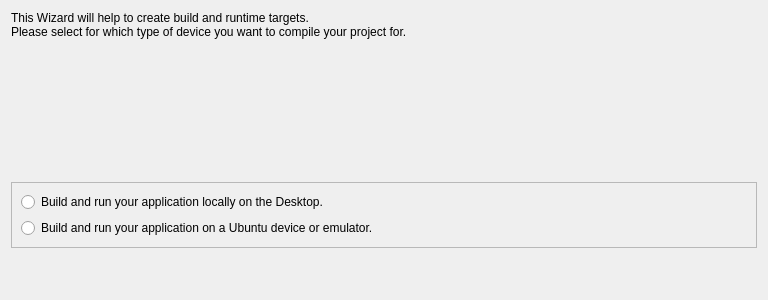
<?xml version="1.0" encoding="UTF-8"?>
<ui version="4.0">
 <class>Ubuntu::Internal::CreateTargetIntroPage</class>
 <widget class="QWidget" name="Ubuntu::Internal::CreateTargetIntroPage">
  <property name="geometry">
   <rect>
    <x>0</x>
    <y>0</y>
    <width>768</width>
    <height>300</height>
   </rect>
  </property>
  <property name="windowTitle">
   <string>Form</string>
  </property>
  <layout class="QVBoxLayout" name="verticalLayout_2">
   <item>
    <widget class="QLabel" name="label">
     <property name="text">
      <string>This Wizard will help to create build and runtime targets.&lt;br/&gt;
Please select for which type of device you want to compile your project for.</string>
     </property>
    </widget>
   </item>
   <item>
    <spacer name="verticalSpacer">
     <property name="orientation">
      <enum>Qt::Vertical</enum>
     </property>
     <property name="sizeHint" stdset="0">
      <size>
       <width>20</width>
       <height>137</height>
      </size>
     </property>
    </spacer>
   </item>
   <item>
    <widget class="QFrame" name="frame">
     <property name="frameShape">
      <enum>QFrame::StyledPanel</enum>
     </property>
     <property name="frameShadow">
      <enum>QFrame::Raised</enum>
     </property>
     <layout class="QVBoxLayout" name="verticalLayout">
      <item>
       <widget class="QRadioButton" name="desktopButton">
        <property name="text">
         <string>Build and run your application locally on the Desktop.</string>
        </property>
       </widget>
      </item>
      <item>
       <widget class="QRadioButton" name="deviceButton">
        <property name="text">
         <string>Build and run your application on a Ubuntu device or emulator.</string>
        </property>
       </widget>
      </item>
     </layout>
    </widget>
   </item>
   <item>
    <spacer name="verticalSpacer_2">
     <property name="orientation">
      <enum>Qt::Vertical</enum>
     </property>
     <property name="sizeHint" stdset="0">
      <size>
       <width>20</width>
       <height>40</height>
      </size>
     </property>
    </spacer>
   </item>
  </layout>
 </widget>
 <resources/>
 <connections/>
</ui>
